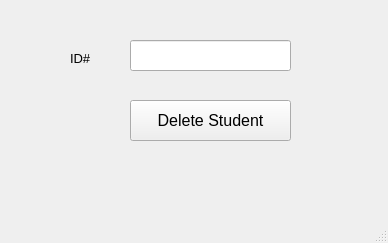
<?xml version="1.0" encoding="UTF-8"?>
<ui version="4.0">
 <class>deleteStudentWindow</class>
 <widget class="QMainWindow" name="deleteStudentWindow">
  <property name="geometry">
   <rect>
    <x>0</x>
    <y>0</y>
    <width>388</width>
    <height>243</height>
   </rect>
  </property>
  <property name="windowTitle">
   <string>Delete Student</string>
  </property>
  <widget class="QWidget" name="centralwidget">
   <widget class="QLabel" name="label">
    <property name="geometry">
     <rect>
      <x>70</x>
      <y>50</y>
      <width>55</width>
      <height>16</height>
     </rect>
    </property>
    <property name="font">
     <font>
      <pointsize>10</pointsize>
     </font>
    </property>
    <property name="text">
     <string>ID#</string>
    </property>
   </widget>
   <widget class="QLineEdit" name="studentDelete">
    <property name="geometry">
     <rect>
      <x>130</x>
      <y>40</y>
      <width>161</width>
      <height>31</height>
     </rect>
    </property>
    <property name="font">
     <font>
      <pointsize>10</pointsize>
     </font>
    </property>
   </widget>
   <widget class="QPushButton" name="deleteStudentSubmit">
    <property name="geometry">
     <rect>
      <x>130</x>
      <y>100</y>
      <width>161</width>
      <height>41</height>
     </rect>
    </property>
    <property name="font">
     <font>
      <pointsize>12</pointsize>
     </font>
    </property>
    <property name="text">
     <string>Delete Student</string>
    </property>
   </widget>
  </widget>
  <widget class="QMenuBar" name="menubar">
   <property name="geometry">
    <rect>
     <x>0</x>
     <y>0</y>
     <width>388</width>
     <height>26</height>
    </rect>
   </property>
  </widget>
  <widget class="QStatusBar" name="statusbar"/>
 </widget>
 <resources/>
 <connections/>
</ui>
